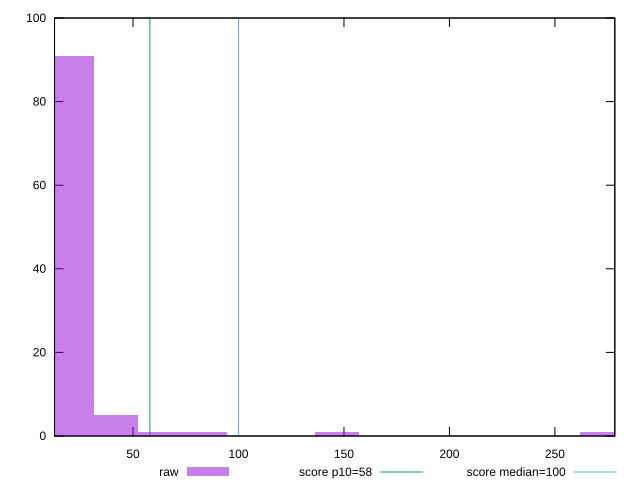

Write the gnuplot code that produced this figure.
reset

$raw <<EOF
272.516890008862 1
20.962837692989385 91
83.85135077195754 1
41.92567538597877 5
146.7398638509257 1
62.88851307896816 1
EOF

set key outside below
set boxwidth 20.962837692989385
set xrange [12.8:278.40000000000003]
set yrange [0:100]
set trange [0:100]
set style fill transparent solid 0.5 noborder

set parametric
set terminal svg size 640, 490 enhanced background rgb 'white'
set output "report_00026_2021-02-22T21:38:55.199Z/estimated-input-latency/samples/pages+cached/raw/histogram.svg"

plot $raw title "raw" with boxes, \
     58,t title "score p10=58", \
     100,t title "score median=100"

reset
